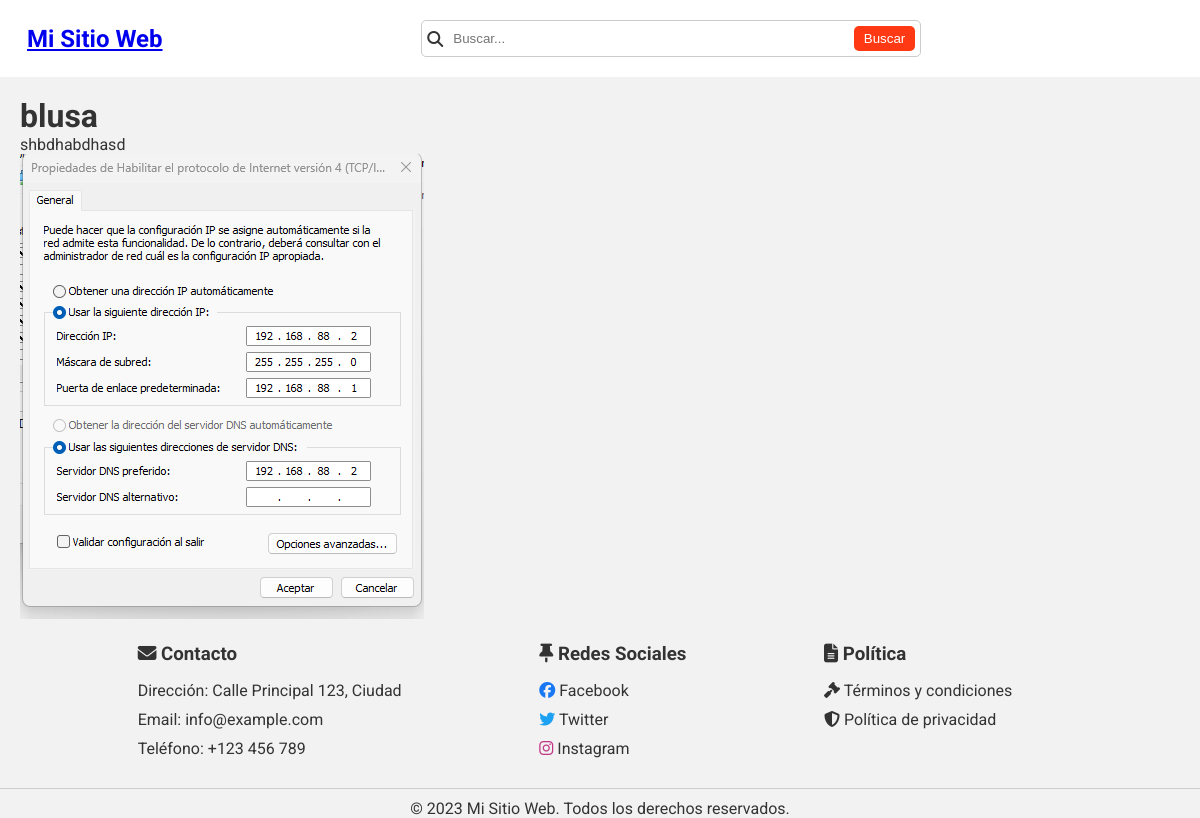
Page /producto/blusa/ on the committed database.
### productos/models.py (models this page shows, shortened)
class Producto(models.Model):
    nombre = models.CharField(max_length=100)
    slug = models.SlugField(max_length=100, unique=True)
    descripcion = models.TextField()
    categoria = models.ForeignKey(Categoria, on_delete=models.CASCADE)
    precio = models.DecimalField(max_digits=6, decimal_places=2)
    stock = models.IntegerField(default=0)
    imagen = models.ImageField(
        upload_to='static/img/productos', null=True, blank=True)
    en_oferta = models.BooleanField(default=False)
    oferta = models.OneToOneField(Oferta, null=True, blank=True, on_delete=models.SET_NULL, related_name= 'oferta_producto')
    class Meta:
        ordering = ['nombre']

### productos/views.py (the view)
# urls.py: path('producto/<slug:slug>/', ProductoDetailView.as_view(),
class ProductoDetailView(DetailView):
    model = Producto
    template_name = "productos/detalle.html"

### productos/templates/productos/detalle.html
{% extends 'base.html' %}
{% block content %}
<h1>{{ producto.nombre }}</h1>
<p>{{ producto.descripcion }}</p>
<img src="{{ producto.imagen.url }}">
{% endblock %}

### static/css/style.css (style rules this page uses)
* { margin: 0; padding: 0; box-sizing: border-box; }
body { font-family: 'Roboto', sans-serif; margin: 0; padding: 0; color: #333; background-color: #f2f2f2; }

### static/css/detalle.css (style rules this page uses)
* { margin: 0; padding: 0; box-sizing: border-box; }
body { background-color: #f2f2f2; }

### rows in the picture
Producto: nombre "blusa", descripcion "shbdhabdhasd", imagen (picture)
